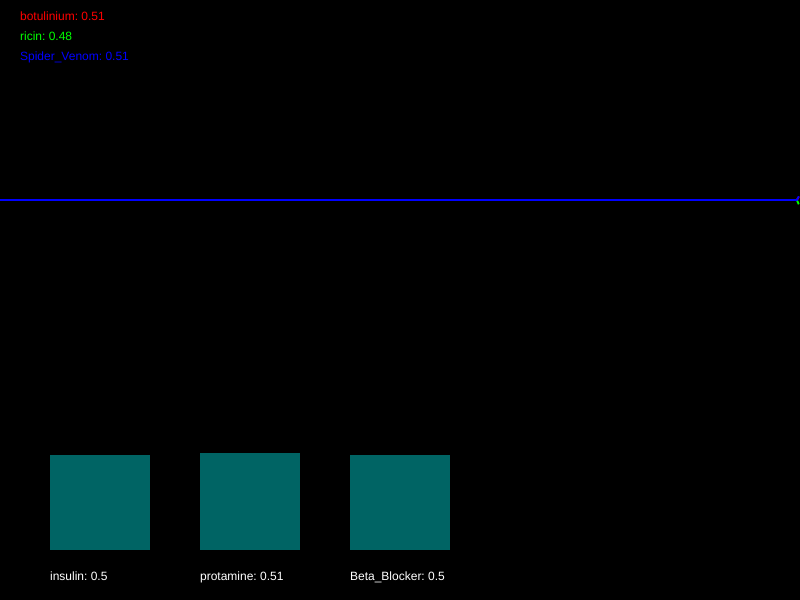
Frame 1 (no input)
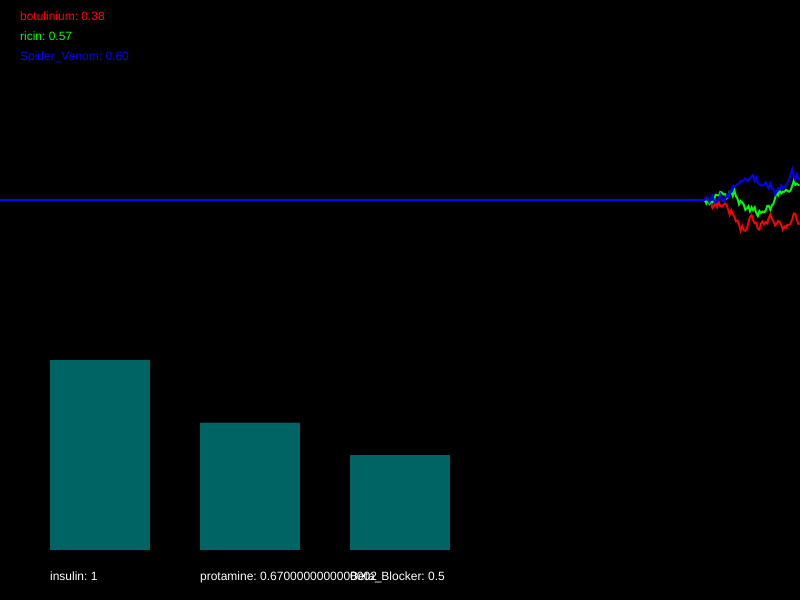
Frame 60 (no input)
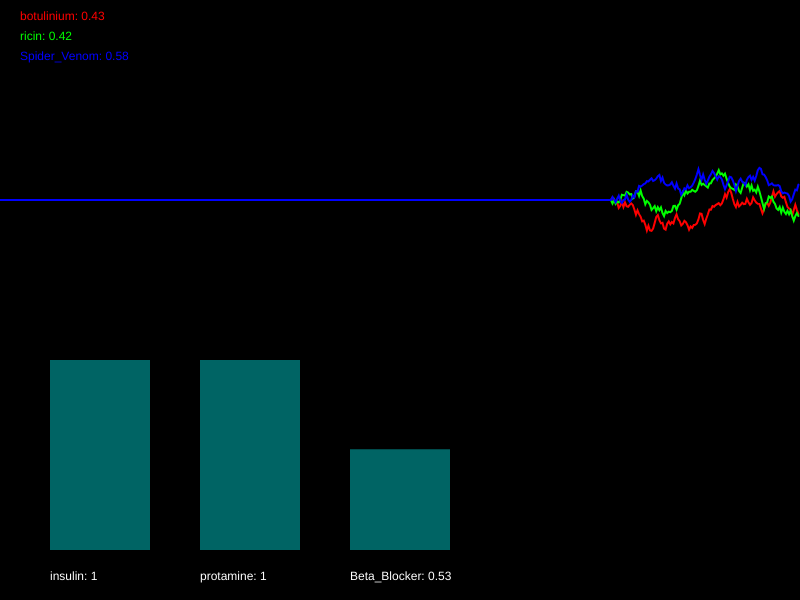
Frame 120 (the mouse pressed at the canvas centre since frame 60)

The p5.js sketch that drew these frames (run headless with seeded random() and noise() and a simulated clock; from frame 60 on, the mouse is pressed at the canvas centre):

// p5.js sketch
// ── sketch.js
/*

Officer: 3185280
CaseNum: 401-0-52906113-3185280

Case 401 - The Case of Norbert's Weiner Stand
Stage 1 - Noxious Weiner

Console city has been plunged into chaos. The notorious poisoner Norbert has struck the
population down with a potent poison. Word has it that he is smuggling his venomous filth
via a streetside weiner stand. Hundreds of people have been affected, and the municipal
water company tells me that their sewers are at full capacity. This is no laughing matter.
I need you to head down to our lab and work on an antidote.

You must develop the antidote by using conditional statements in the draw loop to
do the following:


You must develop the antidote by using conditional statements in the draw loop to
do the following.

	- When ricin goes above 0.47, decrement insulin by 0.05
	- When Spider_Venom goes above 0.28, try increasing insulin by 0.05
	- When Spider_Venom dips below 0.28, try decreasing protamine by 0.05
	- When botulinium goes above 0.44, raise protamine by 0.01
	- If Spider_Venom dips below 0.35, decrease Beta_Blocker by 0.05
	- When ricin dips below 0.4, raise Beta_Blocker by 0.03


Your conditional statements should:

consider the following poisons:

	- botulinium
	- ricin
	- Spider_Venom


and modify the following antidotes:

	- insulin
	- protamine
	- Beta_Blocker


- There are many ways to complete this task but you should only use the
following commands:

	if(){}
	+=
	-=

*/

//Declare the poison variables
var botulinium;
var ricin;
var Spider_Venom;


//Declare the antidote variables
var insulin;
var protamine;
var Beta_Blocker;


//This variable is used for drawing the graph
var graphs;


function setup()
{

	createCanvas(800,600);
	strokeWeight(2);

	//initialise the poisons and antidotes
	botulinium = 0.5;
	ricin = 0.5;
	Spider_Venom = 0.5;
	insulin = 0.5;
	protamine = 0.5;
	Beta_Blocker = 0.5;


	//fills the graph with empty values
	graphs = [];

	for(var i = 0; i < 3; i++)
	{
		graphs.push([]);
		for(var j = 0; j < 512; j++)
		{
			graphs[i].push(0.5);
		}
	}

}

function draw()
{

	//Develop the antidote below
	//Write conditional statements to change the amount of each substance ...
    
    if (ricin > 0.47)
    {
        insulin -= 0.05;
    }
    
    if (Spider_Venom > 0.28)
    {
            insulin += 0.05
    }
    
    else if (Spider_Venom < 0.28)
    {
            protamine -= 0.05
    }

    if (botulinium > 0.44)
    {
        protamine += 0.01
    }
    
    if (Spider_Venom < 0.35)
    {
        Beta_Blocker -= 0.05
    }
    
    if (ricin < 0.4)
    {
        Beta_Blocker += 0.03
    }


	//////////////////////////////////////////////////////

	//the code below generates new values using random numbers

	/*
		For testing, you might want to temporarily comment out
		these lines and set the same variables to constant values
		instead.
	*/

	botulinium = nextValue(graphs[0],botulinium);
	ricin = nextValue(graphs[1],ricin);
	Spider_Venom = nextValue(graphs[2],Spider_Venom);


	insulin = constrain(insulin, 0, 1);
	protamine = constrain(protamine, 0, 1);
	Beta_Blocker = constrain(Beta_Blocker, 0, 1);


	///////// DO NOT CHANGE THE CODE BELOW ///////////

	//drawing code

	// set background
	background(0);
	noFill();

	//draw the graphs for the vitals
	var colors = [
	color(255, 0, 0),
	color(0, 255, 0),
	color(0, 0, 255),
	color(255, 0, 255),
	color(255, 255, 0),
	color(0, 255, 255)
	];

	for(var i = 0; i < graphs.length; i++)
	{
		stroke(colors[i]);
		drawGraph(graphs[i]);
	}

	//draw the poisons as text
	noStroke();
	fill(colors[0]);
	text('botulinium: ' + nf(botulinium,1,2), 20,20);
	fill(colors[1]);
	text('ricin: ' + nf(ricin,1,2), 20,40);
	fill(colors[2]);
	text('Spider_Venom: ' + nf(Spider_Venom,1,2), 20,60);


	//draw the antidotes bar chart
	drawBar(insulin,50,'insulin');
	drawBar(protamine,200,'protamine');
	drawBar(Beta_Blocker,350,'Beta_Blocker');


}

function nextValue(graph, val)
{
	//gets the next value for a vital and puts it in an array for drawing
	var delta = random(-0.03,0.03);

	val += delta;
	if(val > 1 || val < 0)
	{
		delta *= -1;
		val += delta * 2;
	}

	graph.push(val)
	graph.shift();
	return val;
}

function drawGraph(graph)
{
	//draws an array as a graph
	beginShape();
	for(var i = 0; i < graph.length; i++)
	{
			vertex(width * i/512, height * 0.5 - graph[i]* height/3)
	}
	endShape();
}


function drawBar(val, x, name)
{
	//draws the bars for bar chart
    noStroke();
    fill(0,100,100);
	var mh = height * 0.4 - 50;
	rect(x,(height - 50) - val*mh, 100, val*mh);
    fill(255);
	text(name + ": " + val, x, height - 20);
}
